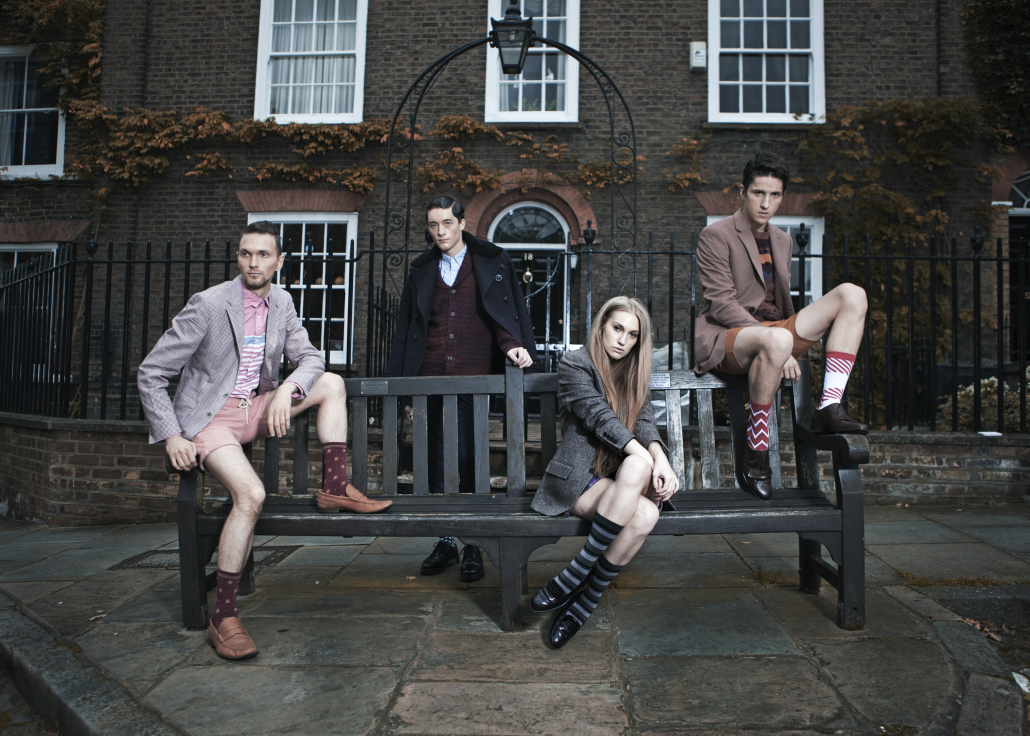
#> input picture img/faces.jpg, 5147 x 3677 px (shown at 1/5 size)
$ python face_detector.py
#> lines starting #> are read from the running program, lines starting #| are printed output that depends on the picture
import cv2


face_cascade = cv2.CascadeClassifier("haarcascade_frontalface_default.xml")

img = cv2.imread("img/faces.jpg")
#> img is the input picture: shape (3677, 5147, 3); mean B, G, R 68.6, 69.3, 69
img = cv2.resize(img, (800, 600))
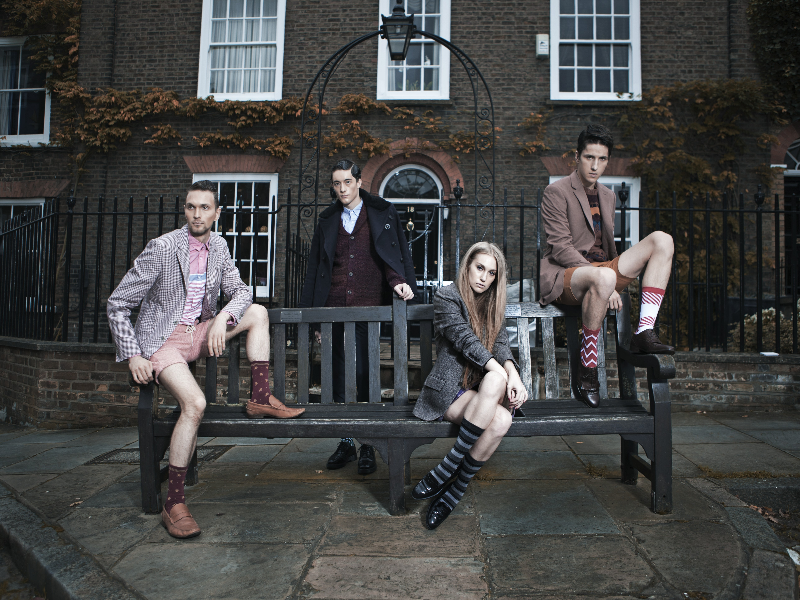
#> img: shape (600, 800, 3); mean B, G, R 68.5, 69.2, 68.9

gray_img = cv2.cvtColor(img, cv2.COLOR_BGR2GRAY)

faces = face_cascade.detectMultiScale(gray_img,
        scaleFactor=1.1,minNeighbors=5)
#> faces = [[327, 171, 31, 31], [179, 192, 38, 38], [577, 143, 40, 40], [465, 254, 43, 43]]

for x, y, w, h in faces:
    img = cv2.rectangle(img, (x, y), (x+ w, y + h), (0, 0, 0xff))
#> this loop made 4 passes
#> pass 2, `img = cv2.rectangle(img, (x, y), (x+ w, y + h), (0, 0, 0xff))`:
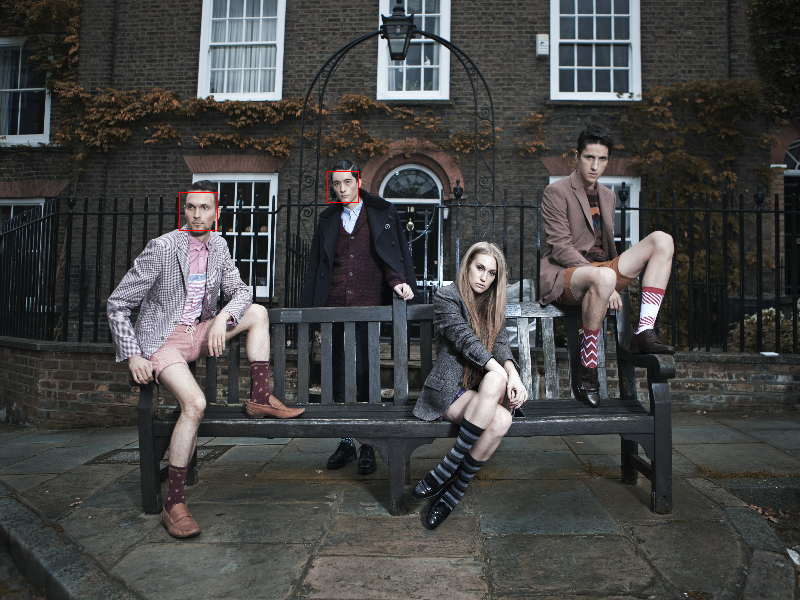
#> img: shape (600, 800, 3); mean B, G, R 68.5, 69.1, 69
#> after the loop:
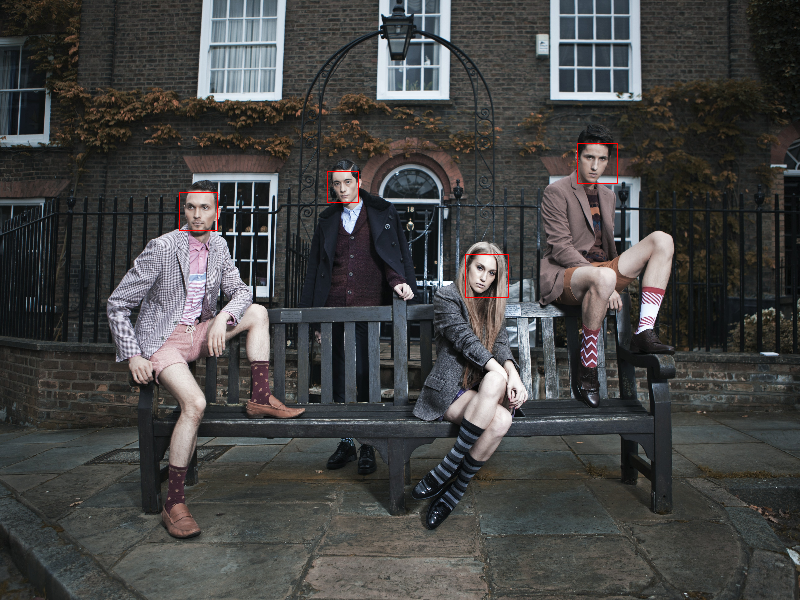
#> img: shape (600, 800, 3); mean B, G, R 68.4, 69, 69.1

print(faces)
#| [[327 171  31  31]
#|  [179 192  38  38]
#|  [577 143  40  40]
#|  [465 254  43  43]]

cv2.imshow("Face", img)

cv2.waitKey(0)
cv2.destroyAllWindows()
